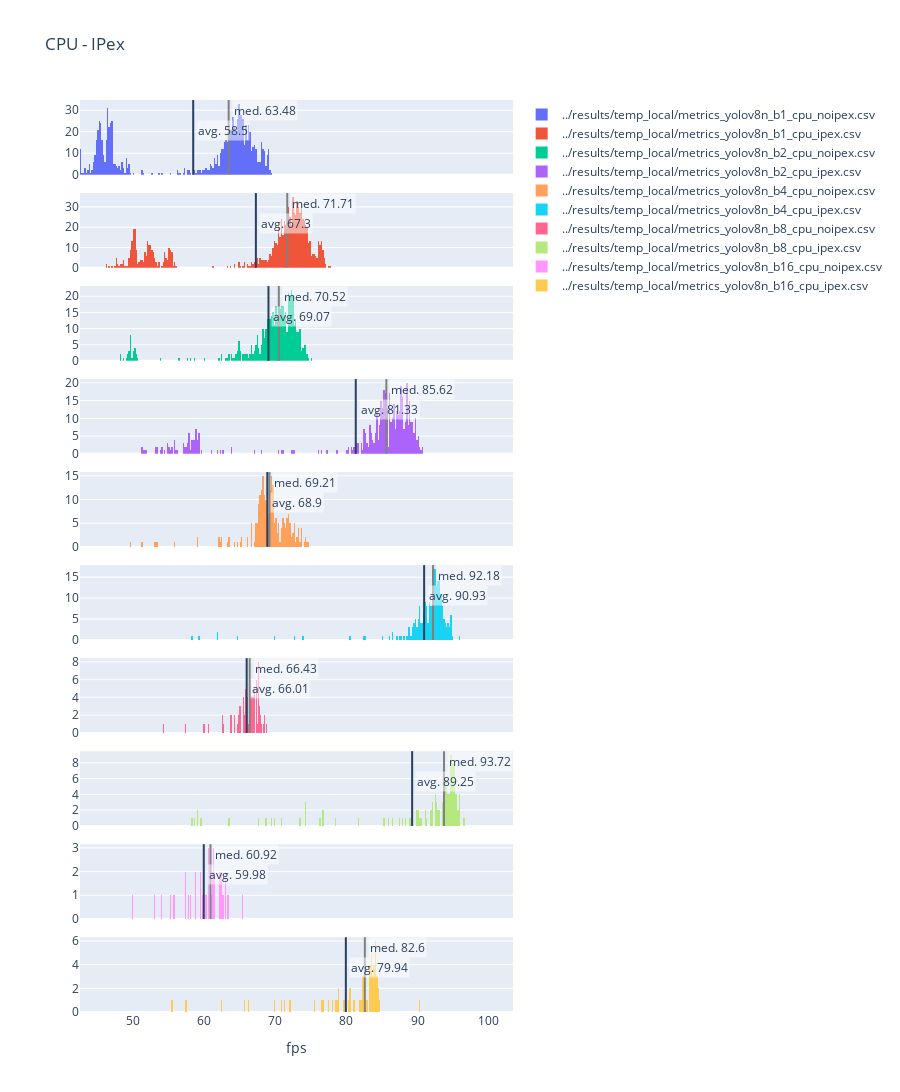

Here is the notebook cell this chart was saved with:
### Code cell
files = [
    '../results/temp_local/metrics_yolov8n_b1_cpu_noipex.csv',
    '../results/temp_local/metrics_yolov8n_b1_cpu_ipex.csv',
    '../results/temp_local/metrics_yolov8n_b2_cpu_noipex.csv',
    '../results/temp_local/metrics_yolov8n_b2_cpu_ipex.csv',
    '../results/temp_local/metrics_yolov8n_b4_cpu_noipex.csv',
    '../results/temp_local/metrics_yolov8n_b4_cpu_ipex.csv',
    '../results/temp_local/metrics_yolov8n_b8_cpu_noipex.csv',
    '../results/temp_local/metrics_yolov8n_b8_cpu_ipex.csv',
    '../results/temp_local/metrics_yolov8n_b16_cpu_noipex.csv',
    '../results/temp_local/metrics_yolov8n_b16_cpu_ipex.csv',
]

create_histograms([read_metrics(f) for f in files], files, 'CPU - IPex', 'fps').show()

### Figure 1 — Plotly figure (JSON) as saved in the notebook; plotly's stock layout.template omitted (floating-point values rounded to 4 significant figures; data arrays with more than 128 entries replaced by an {"elided": "..."} marker saying what was removed)
{"data": [{"name": "../results/temp_local/metrics_yolov8n_b1_cpu_noipex.csv", "nbinsx": 200, "type": "histogram", "x": {"elided": "990 float values"}, "xaxis": "x", "yaxis": "y"}, {"name": "../results/temp_local/metrics_yolov8n_b1_cpu_ipex.csv", "nbinsx": 200, "type": "histogram", "x": {"elided": "990 float values"}, "xaxis": "x2", "yaxis": "y2"}, {"name": "../results/temp_local/metrics_yolov8n_b2_cpu_noipex.csv", "nbinsx": 200, "type": "histogram", "x": {"elided": "495 float values"}, "xaxis": "x3", "yaxis": "y3"}, {"name": "../results/temp_local/metrics_yolov8n_b2_cpu_ipex.csv", "nbinsx": 200, "type": "histogram", "x": {"elided": "495 float values"}, "xaxis": "x4", "yaxis": "y4"}, {"name": "../results/temp_local/metrics_yolov8n_b4_cpu_noipex.csv", "nbinsx": 200, "type": "histogram", "x": {"elided": "247 float values"}, "xaxis": "x5", "yaxis": "y5"}, {"name": "../results/temp_local/metrics_yolov8n_b4_cpu_ipex.csv", "nbinsx": 200, "type": "histogram", "x": {"elided": "247 float values"}, "xaxis": "x6", "yaxis": "y6"}, {"name": "../results/temp_local/metrics_yolov8n_b8_cpu_noipex.csv", "nbinsx": 200, "type": "histogram", "x": [63.72, 64.88, 67.04, 66.45, 63.84, 66.52, 66.43, 66.75, 66.92, 66.91, 65.57, 66.62, 65.82, 67.34, 63.78, 66.92, 67.67, 66.87, 62.66, 67.65, 66.55, 64.27, 64.98, 65.82, 63.83, 65.54, 65.87, 65.14, 57.42, 65.4, 67.34, 65.16, 65.89, 67.7, 64.92, 66.56, 65.0, 65.36, 60.07, 65.76, 65.99, 66.73, 66.85, 65.74, 68.71, 65.68, 65.98, 65.52, 67.87, 66.24, 67.35, 67.06, 67.33, 66.1, 54.35, 65.92, 66.05, 65.03, 64.63, 66.85, 60.7, 66.37, 67.7, 67.95, 68.56, 67.34, 67.49, 65.38, 68.03, 67.44, 65.15, 67.64, 64.25, 67.16, 66.12, 67.2, 67.83, 66.43, 66.45, 65.06, 66.54, 67.08, 66.55, 62.75, 66.96, 67.64, 66.4, 66.4, 65.32, 67.38, 67.18, 66.72, 62.69, 66.89, 68.34, 65.61, 67.99, 67.73, 67.17, 66.39, 67.44, 68.5, 60.0, 65.86, 66.0, 64.88, 66.64, 65.59, 66.51, 66.19, 66.41, 66.68, 67.1, 65.91, 64.64, 67.85, 64.72, 66.7, 67.67, 66.15, 67.51, 67.61, 67.64], "xaxis": "x7", "yaxis": "y7"}, {"name": "../results/temp_local/metrics_yolov8n_b8_cpu_ipex.csv", "nbinsx": 200, "type": "histogram", "x": [86.53, 92.09, 94.78, 88.21, 92.9, 93.52, 94.3, 90.33, 69.57, 92.76, 90.07, 91.92, 94.06, 85.97, 94.84, 95.15, 93.96, 76.29, 58.7, 73.49, 59.52, 90.03, 95.14, 94.3, 92.58, 93.7, 94.0, 67.61, 91.08, 74.21, 89.96, 68.63, 88.9, 90.48, 59.01, 69.93, 59.2, 78.59, 94.57, 94.81, 95.87, 94.57, 95.03, 93.71, 94.83, 94.1, 92.66, 89.89, 93.72, 87.44, 58.39, 59.62, 70.86, 92.42, 94.09, 91.96, 87.91, 92.65, 92.11, 94.85, 63.41, 93.06, 94.85, 95.43, 95.41, 94.8, 85.32, 93.01, 95.37, 76.73, 74.39, 94.98, 95.08, 95.23, 94.43, 92.56, 89.04, 95.22, 94.8, 93.86, 96.44, 92.52, 94.36, 95.88, 95.87, 95.78, 91.12, 95.09, 95.07, 94.03, 95.66, 93.59, 95.97, 93.91, 94.6, 95.13, 76.61, 94.73, 93.67, 93.94, 95.04, 94.11, 95.26, 92.83, 93.66, 91.31, 74.4, 93.79, 95.56, 94.67, 94.21, 94.96, 93.58, 93.79, 92.05, 94.8, 81.62, 94.72, 94.81, 94.76, 93.97, 95.59, 94.61], "xaxis": "x8", "yaxis": "y8"}, {"name": "../results/temp_local/metrics_yolov8n_b16_cpu_noipex.csv", "nbinsx": 200, "type": "histogram", "x": [49.92, 61.55, 62.46, 61.29, 62.52, 57.42, 58.87, 61.46, 63.31, 60.35, 62.15, 61.28, 62.29, 60.68, 57.88, 60.88, 62.62, 62.35, 62.48, 60.61, 62.53, 61.57, 61.87, 60.15, 60.67, 59.5, 62.38, 60.88, 63.49, 61.39, 63.03, 61.41, 57.34, 62.21, 62.71, 60.14, 61.2, 58.82, 62.96, 60.82, 61.38, 61.08, 62.18, 60.97, 59.8, 59.1, 58.75, 55.76, 55.85, 58.17, 53.84, 51.4, 55.37, 63.05, 53.07, 53.58, 57.42, 54.09, 59.58, 61.34, 60.27, 65.42], "xaxis": "x9", "yaxis": "y9"}, {"name": "../results/temp_local/metrics_yolov8n_b16_cpu_ipex.csv", "nbinsx": 200, "type": "histogram", "x": [82.07, 76.54, 82.52, 79.73, 72.11, 77.52, 83.58, 80.53, 69.82, 82.25, 55.48, 65.63, 83.33, 78.57, 83.37, 84.22, 82.22, 83.86, 83.34, 84.01, 81.12, 84.67, 83.61, 78.78, 62.45, 82.45, 83.44, 76.69, 84.49, 84.09, 84.54, 83.33, 83.83, 83.75, 84.05, 83.95, 83.53, 82.3, 82.62, 84.19, 84.15, 83.86, 84.27, 78.09, 83.52, 82.95, 57.52, 84.18, 84.27, 82.59, 80.38, 70.87, 78.9, 71.25, 78.96, 66.3, 81.91, 80.52, 83.7, 75.52, 83.48, 90.3], "xaxis": "x10", "yaxis": "y10"}], "layout": {"annotations": [{"bgcolor": "rgba(255,255,255,0.5)", "showarrow": false, "text": "med. 63.48", "x": 63.48, "xanchor": "left", "xref": "x", "xshift": 3, "y": 1, "yanchor": "top", "yref": "y domain"}, {"bgcolor": "rgba(255,255,255,0.5)", "showarrow": false, "text": "avg. 58.5", "x": 58.5, "xanchor": "left", "xref": "x", "xshift": 3, "y": 1, "yanchor": "top", "yref": "y domain", "yshift": -20}, {"bgcolor": "rgba(255,255,255,0.5)", "showarrow": false, "text": "med. 71.71", "x": 71.71, "xanchor": "left", "xref": "x2", "xshift": 3, "y": 1, "yanchor": "top", "yref": "y2 domain"}, {"bgcolor": "rgba(255,255,255,0.5)", "showarrow": false, "text": "avg. 67.3", "x": 67.3, "xanchor": "left", "xref": "x2", "xshift": 3, "y": 1, "yanchor": "top", "yref": "y2 domain", "yshift": -20}, {"bgcolor": "rgba(255,255,255,0.5)", "showarrow": false, "text": "med. 70.52", "x": 70.52, "xanchor": "left", "xref": "x3", "xshift": 3, "y": 1, "yanchor": "top", "yref": "y3 domain"}, {"bgcolor": "rgba(255,255,255,0.5)", "showarrow": false, "text": "avg. 69.07", "x": 69.07, "xanchor": "left", "xref": "x3", "xshift": 3, "y": 1, "yanchor": "top", "yref": "y3 domain", "yshift": -20}, {"bgcolor": "rgba(255,255,255,0.5)", "showarrow": false, "text": "med. 85.62", "x": 85.62, "xanchor": "left", "xref": "x4", "xshift": 3, "y": 1, "yanchor": "top", "yref": "y4 domain"}, {"bgcolor": "rgba(255,255,255,0.5)", "showarrow": false, "text": "avg. 81.33", "x": 81.33, "xanchor": "left", "xref": "x4", "xshift": 3, "y": 1, "yanchor": "top", "yref": "y4 domain", "yshift": -20}, {"bgcolor": "rgba(255,255,255,0.5)", "showarrow": false, "text": "med. 69.21", "x": 69.21, "xanchor": "left", "xref": "x5", "xshift": 3, "y": 1, "yanchor": "top", "yref": "y5 domain"}, {"bgcolor": "rgba(255,255,255,0.5)", "showarrow": false, "text": "avg. 68.9", "x": 68.9, "xanchor": "left", "xref": "x5", "xshift": 3, "y": 1, "yanchor": "top", "yref": "y5 domain", "yshift": -20}, {"bgcolor": "rgba(255,255,255,0.5)", "showarrow": false, "text": "med. 92.18", "x": 92.18, "xanchor": "left", "xref": "x6", "xshift": 3, "y": 1, "yanchor": "top", "yref": "y6 domain"}, {"bgcolor": "rgba(255,255,255,0.5)", "showarrow": false, "text": "avg. 90.93", "x": 90.93, "xanchor": "left", "xref": "x6", "xshift": 3, "y": 1, "yanchor": "top", "yref": "y6 domain", "yshift": -20}, {"bgcolor": "rgba(255,255,255,0.5)", "showarrow": false, "text": "med. 66.43", "x": 66.43, "xanchor": "left", "xref": "x7", "xshift": 3, "y": 1, "yanchor": "top", "yref": "y7 domain"}, {"bgcolor": "rgba(255,255,255,0.5)", "showarrow": false, "text": "avg. 66.01", "x": 66.01, "xanchor": "left", "xref": "x7", "xshift": 3, "y": 1, "yanchor": "top", "yref": "y7 domain", "yshift": -20}, {"bgcolor": "rgba(255,255,255,0.5)", "showarrow": false, "text": "med. 93.72", "x": 93.72, "xanchor": "left", "xref": "x8", "xshift": 3, "y": 1, "yanchor": "top", "yref": "y8 domain"}, {"bgcolor": "rgba(255,255,255,0.5)", "showarrow": false, "text": "avg. 89.25", "x": 89.25, "xanchor": "left", "xref": "x8", "xshift": 3, "y": 1, "yanchor": "top", "yref": "y8 domain", "yshift": -20}, {"bgcolor": "rgba(255,255,255,0.5)", "showarrow": false, "text": "med. 60.92", "x": 60.92, "xanchor": "left", "xref": "x9", "xshift": 3, "y": 1, "yanchor": "top", "yref": "y9 domain"}, {"bgcolor": "rgba(255,255,255,0.5)", "showarrow": false, "text": "avg. 59.98", "x": 59.98, "xanchor": "left", "xref": "x9", "xshift": 3, "y": 1, "yanchor": "top", "yref": "y9 domain", "yshift": -20}, {"bgcolor": "rgba(255,255,255,0.5)", "showarrow": false, "text": "med. 82.6", "x": 82.6, "xanchor": "left", "xref": "x10", "xshift": 3, "y": 1, "yanchor": "top", "yref": "y10 domain"}, {"bgcolor": "rgba(255,255,255,0.5)", "showarrow": false, "text": "avg. 79.94", "x": 79.94, "xanchor": "left", "xref": "x10", "xshift": 3, "y": 1, "yanchor": "top", "yref": "y10 domain", "yshift": -20}], "height": 1150, "shapes": [{"line": {"color": "grey"}, "type": "line", "x0": 63.48, "x1": 63.48, "xref": "x", "y0": 0, "y1": 1, "yref": "y domain"}, {"type": "line", "x0": 58.5, "x1": 58.5, "xref": "x", "y0": 0, "y1": 1, "yref": "y domain"}, {"line": {"color": "grey"}, "type": "line", "x0": 71.71, "x1": 71.71, "xref": "x2", "y0": 0, "y1": 1, "yref": "y2 domain"}, {"type": "line", "x0": 67.3, "x1": 67.3, "xref": "x2", "y0": 0, "y1": 1, "yref": "y2 domain"}, {"line": {"color": "grey"}, "type": "line", "x0": 70.52, "x1": 70.52, "xref": "x3", "y0": 0, "y1": 1, "yref": "y3 domain"}, {"type": "line", "x0": 69.07, "x1": 69.07, "xref": "x3", "y0": 0, "y1": 1, "yref": "y3 domain"}, {"line": {"color": "grey"}, "type": "line", "x0": 85.62, "x1": 85.62, "xref": "x4", "y0": 0, "y1": 1, "yref": "y4 domain"}, {"type": "line", "x0": 81.33, "x1": 81.33, "xref": "x4", "y0": 0, "y1": 1, "yref": "y4 domain"}, {"line": {"color": "grey"}, "type": "line", "x0": 69.21, "x1": 69.21, "xref": "x5", "y0": 0, "y1": 1, "yref": "y5 domain"}, {"type": "line", "x0": 68.9, "x1": 68.9, "xref": "x5", "y0": 0, "y1": 1, "yref": "y5 domain"}, {"line": {"color": "grey"}, "type": "line", "x0": 92.18, "x1": 92.18, "xref": "x6", "y0": 0, "y1": 1, "yref": "y6 domain"}, {"type": "line", "x0": 90.93, "x1": 90.93, "xref": "x6", "y0": 0, "y1": 1, "yref": "y6 domain"}, {"line": {"color": "grey"}, "type": "line", "x0": 66.43, "x1": 66.43, "xref": "x7", "y0": 0, "y1": 1, "yref": "y7 domain"}, {"type": "line", "x0": 66.01, "x1": 66.01, "xref": "x7", "y0": 0, "y1": 1, "yref": "y7 domain"}, {"line": {"color": "grey"}, "type": "line", "x0": 93.72, "x1": 93.72, "xref": "x8", "y0": 0, "y1": 1, "yref": "y8 domain"}, {"type": "line", "x0": 89.25, "x1": 89.25, "xref": "x8", "y0": 0, "y1": 1, "yref": "y8 domain"}, {"line": {"color": "grey"}, "type": "line", "x0": 60.92, "x1": 60.92, "xref": "x9", "y0": 0, "y1": 1, "yref": "y9 domain"}, {"type": "line", "x0": 59.98, "x1": 59.98, "xref": "x9", "y0": 0, "y1": 1, "yref": "y9 domain"}, {"line": {"color": "grey"}, "type": "line", "x0": 82.6, "x1": 82.6, "xref": "x10", "y0": 0, "y1": 1, "yref": "y10 domain"}, {"type": "line", "x0": 79.94, "x1": 79.94, "xref": "x10", "y0": 0, "y1": 1, "yref": "y10 domain"}], "title": {"text": "CPU - IPex"}, "xaxis": {"anchor": "y", "domain": [0, 1], "matches": "x10", "showticklabels": false}, "xaxis10": {"anchor": "y10", "domain": [0, 1], "title": {"text": "fps"}}, "xaxis2": {"anchor": "y2", "domain": [0, 1], "matches": "x10", "showticklabels": false}, "xaxis3": {"anchor": "y3", "domain": [0, 1], "matches": "x10", "showticklabels": false}, "xaxis4": {"anchor": "y4", "domain": [0, 1], "matches": "x10", "showticklabels": false}, "xaxis5": {"anchor": "y5", "domain": [0, 1], "matches": "x10", "showticklabels": false}, "xaxis6": {"anchor": "y6", "domain": [0, 1], "matches": "x10", "showticklabels": false}, "xaxis7": {"anchor": "y7", "domain": [0, 1], "matches": "x10", "showticklabels": false}, "xaxis8": {"anchor": "y8", "domain": [0, 1], "matches": "x10", "showticklabels": false}, "xaxis9": {"anchor": "y9", "domain": [0, 1], "matches": "x10", "showticklabels": false}, "yaxis": {"anchor": "x", "domain": [0.918, 1.0]}, "yaxis10": {"anchor": "x10", "domain": [0, 0.082]}, "yaxis2": {"anchor": "x2", "domain": [0.816, 0.898]}, "yaxis3": {"anchor": "x3", "domain": [0.714, 0.796]}, "yaxis4": {"anchor": "x4", "domain": [0.612, 0.694]}, "yaxis5": {"anchor": "x5", "domain": [0.51, 0.592]}, "yaxis6": {"anchor": "x6", "domain": [0.408, 0.49]}, "yaxis7": {"anchor": "x7", "domain": [0.306, 0.388]}, "yaxis8": {"anchor": "x8", "domain": [0.204, 0.286]}, "yaxis9": {"anchor": "x9", "domain": [0.102, 0.184]}}}
